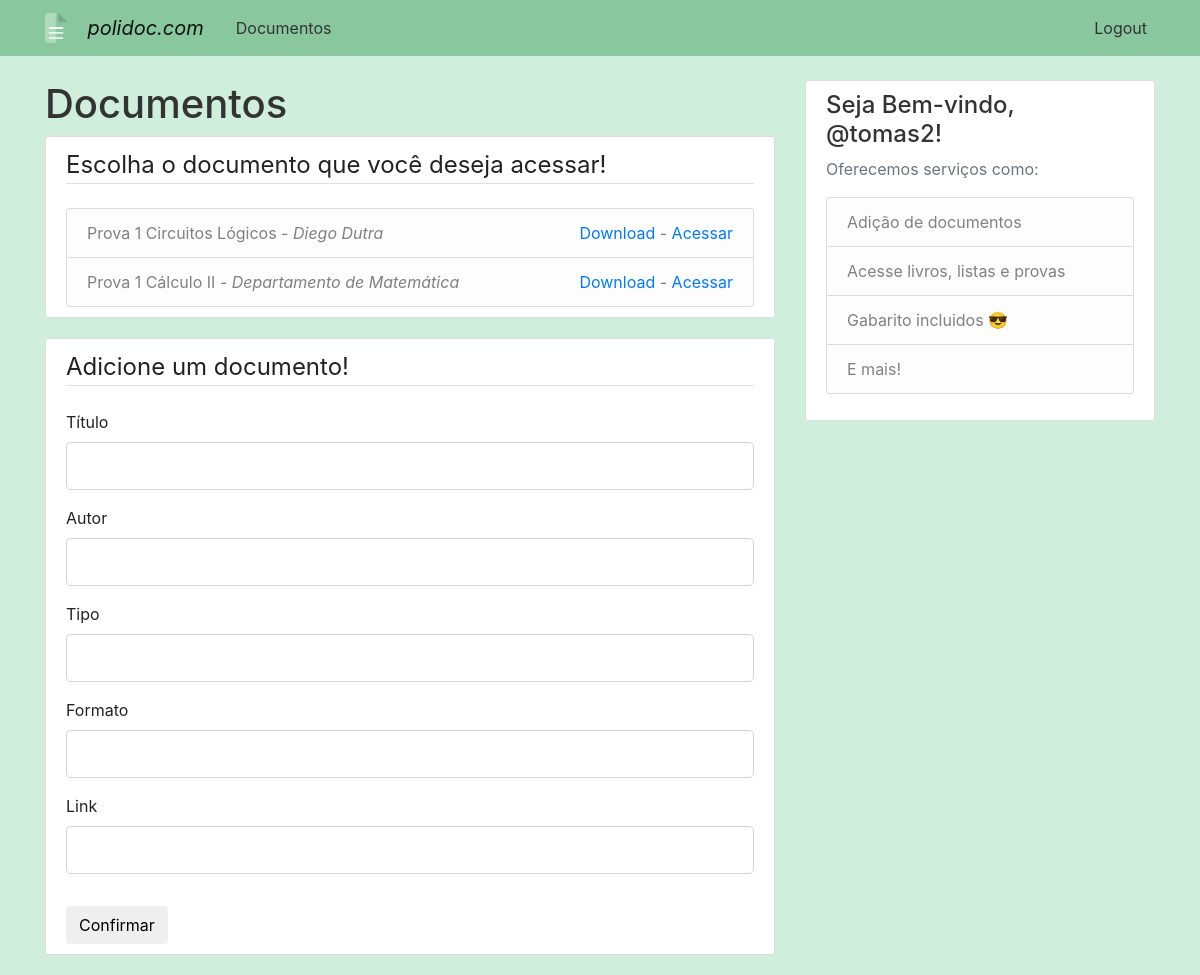
/documento (signed in), run on an earlier commit of the app's database.
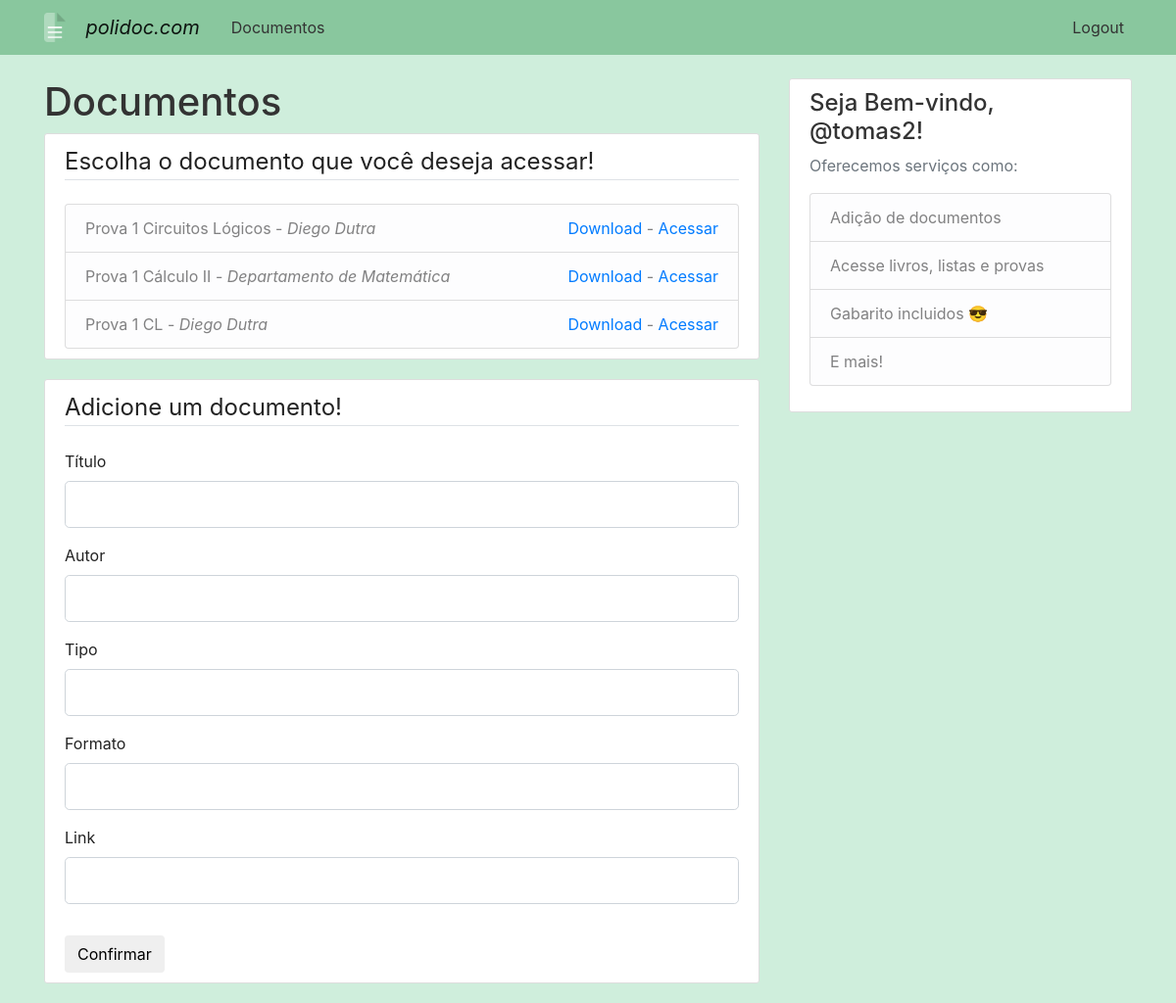
And on a later commit of the database.
### app/models/db.py (models this page shows, shortened)
class Doc(db.Model):
    id = db.Column(db.Integer, primary_key=True, nullable=False)
    titulo = db.Column(db.String(150), nullable=False)
    autor = db.Column(db.String(120))
    tipo = db.Column(db.String(6), nullable=False)
    formato = db.Column(db.String(3), nullable=False)
    link = db.Column(db.String(150), nullable=False)

class Usuario(db.Model, UserMixin):
    id = db.Column(db.Integer, primary_key=True, nullable=False)
    nome_usuario = db.Column(db.String(120), unique=True, default= 'dados.nome', nullable=False)
    senha = db.Column(db.String(50), nullable=False)
    email = db.Column(db.String(50), unique=True, nullable=False)
    confirmado =  db.Column(db.Boolean, nullable=False, default=False)
    admin =  db.Column(db.Boolean, default=False)
    dados = db.relationship('Dados', backref='usuario', uselist=False, lazy=True)

### app/routes.py (the view, shortened to what this page needs)
@app.route('/documento', methods=['GET','POST'])
@login_required
@check_confirmed
def documento():
    quantidade = 10
    docs = Doc.query.limit(quantidade).all()
    form = AdicionarDoc()
    return render_template('documento.html', title='Documentos', docs=docs, form=form)

### app/forms/docs.py (shortened to what this page needs)
class AdicionarDoc(FlaskForm):
    titulo = StringField('Título', validators=[
                        DataRequired(message="Insira um titulo."),
                        Length(min=3, max=150, message="Insira um titulo menor.")])
    autor = StringField('Autor', validators=[
                        Length(min=3, max=120, message="Insira um nome de autor menor."), Optional()])
    tipo = StringField('Tipo', validators=[
                        DataRequired(message="Insira um titulo."),
                        Length(min=5, max=6, message="Insira um tipo válido.")])
    formato = StringField('Formato', validators=[
                        DataRequired(message="Insira um titulo."),
                        Length(min=3, max=3, message="Insira um formato válido (ex.: txt, pdf).")])
    link = StringField('Link', validators=[
                        DataRequired(message="Insira um link."),
                        URL(message="Insira um link válido.")])

### app/decoradores.py (called while the page is built)
def check_confirmed(func):
    @wraps(func)
    def decorated_function(*args, **kwargs):
        if current_user.confirmado is False:
            flash('Favor confirmar a sua conta!', 'warning')
            return redirect(url_for('n_confirmado'))
        return func(*args, **kwargs)
    return decorated_function

### app/models/db.py (called while the page is built)
@login_manager.user_loader
def load_user(id):
    return Usuario.query.get(int(id))

### app/templates/documento/documento.html (shortened to what this page needs)
{% extends "layout.html" %}
{% block content %}
{% if current_user.admin %}
    <h1>{{ title }} - Moderação</h1>
{% else %}
    <h1>{{ title }}</h1>
{% endif %}
<div role="main" class="content-section">
    <legend class="border-bottom mb-4">Escolha o documento que você deseja acessar!</legend>
    <ul class="list-group">
    {% for doc in docs %}
    <li class="list-group-item list-group-item-light d-flex justify-content-between">
        <div>
        {{ doc.titulo }} -
        <i> {{ doc.autor }} </i>
        </div>
        <div>
            <a class="text-right" href="{{ doc.link }}">Download</a> -
            <a class="text-right" href="{{ url_for('documento_esp', documento_id=doc.id) }}">Acessar</a>
        </div>
    </li>
    {% endfor %}
    </ul>
</div>
<div class="content-section">
    <form method="POST" action="">
        <fieldset class="form-group">
            <legend class="border-bottom mb-4">Adicione um documento!</legend>
            <div class="form-group">
                {{ form.titulo.label(class="form-control-label") }}
                {% if form.titulo.errors %}
                    {{ form.titulo(class="form-control form-control-lg is-invalid") }}
                    <div class="invalid-feedback">
                        {% for error in form.titulo.errors %}
                            <span>{{ error }}</span>
                        {% endfor %}
                    </div>
                {% else %}
                    {{ form.titulo(class="form-control form-control-lg") }}
                {% endif %}
            </div>
            <div class="form-group">
                {{ form.autor.label(class="form-control-label") }}
                {% if form.autor.errors %}
                    {{ form.autor(class="form-control form-control-lg is-invalid") }}
                    <div class="invalid-feedback">
                        {% for error in form.autor.errors %}
                            <span>{{ error }}</span>
                        {% endfor %}
                    </div>
                {% else %}
                    {{ form.autor(class="form-control form-control-lg") }}
                {% endif %}
            </div>
            <div class="form-group">
                {{ form.tipo.label(class="form-control-label") }}
                {% if form.tipo.errors %}
                    {{ form.tipo(class="form-control form-control-lg is-invalid") }}
                    <div class="invalid-feedback">
                        {% for error in form.tipo.errors %}
                            <span>{{ error }}</span>
                        {% endfor %}
                    </div>
                {% else %}
                    {{ form.tipo(class="form-control form-control-lg") }}
                {% endif %}
            </div>
            <div class="form-group">
                {{ form.formato.label(class="form-control-label") }}
                {% if form.formato.errors %}
                    {{ form.formato(class="form-control form-control-lg is-invalid") }}
                    <div class="invalid-feedback">
                        {% for error in form.formato.errors %}
                            <span>{{ error }}</span>
                        {% endfor %}
                    </div>
                {% else %}
                    {{ form.formato(class="form-control form-control-lg") }}
                {% endif %}
            </div>
            <div class="form-group">
                {{ form.link.label(class="form-control-label") }}
                {% if form.link.errors %}
                    {{ form.link(class="form-control form-control-lg is-invalid") }}
                    <div class="invalid-feedback">
                        {% for error in form.link.errors %}
                            <span>{{ error }}</span>
                        {% endfor %}
                    </div>
                {% else %}
                    {{ form.link(class="form-control form-control-lg") }}
                {% endif %}
            </div>
        </fieldset>
        <button type="submit" class="btn btn-default"> Confirmar </button>
    </form>
</div>
{% endblock %}

### app/templates/layout.html (shortened to what this page needs)
<!DOCTYPE html>
<html>
<head>
    <link rel="stylesheet" href="https://maxcdn.bootstrapcdn.com/bootstrap/4.0.0/css/bootstrap.min.css">
    <link rel="stylesheet" type="text/css" href="{{ url_for('static', filename='main.css') }}">
</head>
<body>
    <header class="site-header">
        <nav class="navbar navbar-custom navbar-expand-md navbar-light fixed-top">
          <div class="container">
            <a href="{{ url_for('home')}}">
            <img id="logo" src="{{ url_for('static', filename='favicon.png') }}" style="height: 30px; "></a>
            <a class="navbar-brand mr-4" href="{{ url_for('home') }}" style="padding-left:1em"><i>polidoc.com</i></a>
            <div class="collapse navbar-collapse" id="navbarToggle">
            {% if current_user.is_authenticated %}
              <div class="collapse navbar-collapse" id="navbarToggle">
                <div class="navbar-nav mr-auto">
                  <a class="nav-item nav-link" href="{{ url_for('documento') }}">Documentos</a>
                </div>
                    <div class="navbar-nav">
                        <a class="nav-item nav-link" href="{{ url_for('logout') }}">Logout</a>
                    </div>
                </div>
            {% else %}
                <div class="navbar-nav">
                    <a class="nav-item nav-link" href="{{ url_for('login') }}">Login</a>
                    <a class="nav-item nav-link" href="{{ url_for('cadastro') }}">Cadastro</a>
                </div>
              </div>
            {% endif %}
            </div>
          </div>
        </nav>
    </header>
    <main role="main" class="container">
    <div class="row">
        <div class="col-md-8">
            {% block content %}{% endblock %}
        </div>
        <div class="col-md-4">
            <div class="content-section">
                {% if current_user.is_authenticated %}
                    <h4>Seja Bem-vindo, @{{ current_user.nome_usuario }}! </h4>
                {% else %}
                    <h3>Seja Bem-vindo!</h3>
                {% endif %}
                <p class='text-muted'>Oferecemos serviços como:
                <ul class="list-group">
                    <li class="list-group-item list-group-item-light">Adição de documentos</li>
                    <li class="list-group-item list-group-item-light">Acesse livros, listas e provas</li>
                    <li class="list-group-item list-group-item-light">Gabarito incluidos 😎</li>
                    <li class="list-group-item list-group-item-light">E mais!</li>
                </ul>
                </p>
            </div>
            </div>
    </div>
    </main>
</body>
</html>

### app/static/main.css (style rules this page uses)
body { background: #cfeedc; color: #222222; margin-top: 5rem; }
h1, h2, h3, h4, h5, h6 { color: #333333; }
.site-header .navbar-nav .nav-link { color: #333333; }
.content-section { background: #ffffff; padding: 10px 20px; border: 1px solid #dddddd; border-radius: 3px; margin-bottom: 20px; }

### app/templates/layout.html (style rules this page uses)
body { background-color: #cfeedc; }
.navbar-custom { background-color: #89c79e; }

What changed in the data, as far as the page shows it:
added Doc: titulo "Prova 1 CL", autor "Diego Dutra"
